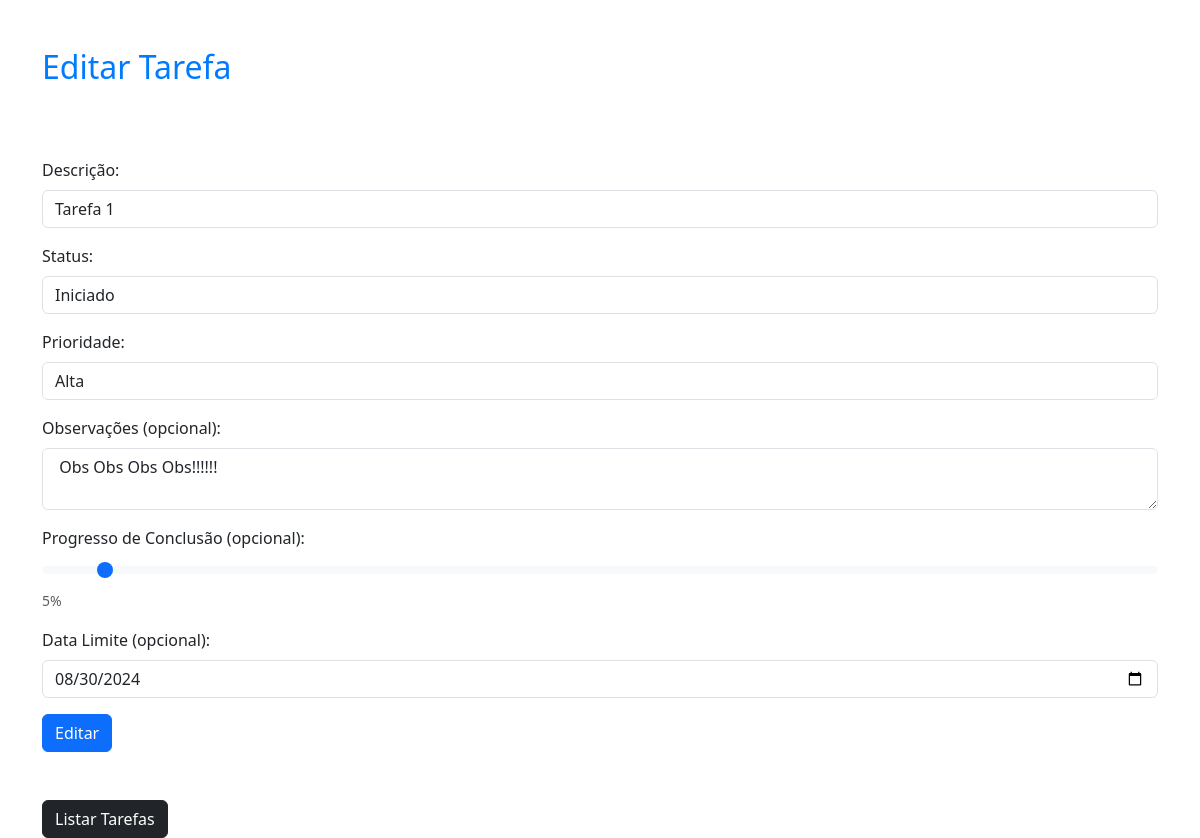
The page /tarefas/editar_tarefa/1/ (signed in) on the database its author committed.
### tarefas/models.py (models this page shows, shortened)
class Tarefas(models.Model):
    status_choices = (
        (1, "Pendente"),
        (2, "Iniciado"),
        (3, "Concluído"),
        (4, "Excluído"),
    )
    prioridade_choices = (
        (1, "Baixa"),
        (2, "Média"),
        (3, "Alta"),
    )
    descricao = models.CharField(
        max_length=255, verbose_name="Descrição", null=False, blank=False
    )
    status = models.IntegerField(
        choices=status_choices, default=1, verbose_name="Status"
    )
    prioridade = models.IntegerField(
        choices=prioridade_choices, default=1, verbose_name="Prioridade"
    )
    obs = models.TextField(blank=True, null=True)
    progresso_conclusao = models.IntegerField(default=0, blank=True, null=True)
    dataInicio = models.DateTimeField(auto_now_add=True)
    dataFim = models.DateTimeField(blank=True, null=True)
    dataLimite = models.DateTimeField(blank=True, null=True)
    user = models.ForeignKey(User, on_delete=models.CASCADE)

### tarefas/views.py (the view)
# urls.py: path("editar_tarefa/<int:tarefa_id>/", views.editar_tarefa, name="editar_tarefa"),
def editar_tarefa(request, tarefa_id):
    tarefa = get_object_or_404(Tarefas, id=tarefa_id)
    if tarefa.user == request.user:
        if request.method == "POST":
            descricao = request.POST.get("descricao")
            status = int(request.POST.get("status"))
            prioridade = int(request.POST.get("prioridade"))
            obs = request.POST.get("obs")
            dataLimite = request.POST.get("dataLimite")
            if status == 3:
                dataFim = datetime.now().date()
                progresso_conclusao = 100
            else:
                dataFim = None
                progresso_conclusao = int(request.POST.get("progresso_conclusao"))
            try:
                dataLimite = datetime.strptime(dataLimite, "%Y-%m-%d").date()
            except ValueError:
                messages.add_message(
                    request,
                    constants.ERROR,
                    "Data Limite inválida. Utilize o formato DD-MM-YYYY.",
                )
                return render(
                    request,
                    "editar_tarefa.html",
                    {
                        "tarefa_editar": tarefa,
                        "status_choices": Tarefas.status_choices,
                        "prioridade_choices": Tarefas.prioridade_choices,
                    },
                )
            tarefa.descricao = descricao
            tarefa.status = status
            tarefa.prioridade = prioridade
            tarefa.obs = obs
            tarefa.progresso_conclusao = progresso_conclusao
            tarefa.dataLimite = dataLimite
            tarefa.dataFim = dataFim
            tarefa.save()  # Salva as alterações no banco de dados
            messages.add_message(
                request, constants.SUCCESS, "Tarefa editada com sucesso!"
            )
            return redirect("listar_tarefas")
        else:
            status_choices = Tarefas.status_choices
            prioridade_choices = Tarefas.prioridade_choices
            return render(
                request,
                "cadastrar_tarefa.html",
                {
                    "tarefa_editar": tarefa,
                    "status_choices": status_choices,
                    "prioridade_choices": prioridade_choices,
                },
            )
    else:
        messages.add_message(
            request, constants.ERROR, "Você não tem permissão para editar esta tarefa."
        )
        return redirect("listar_tarefas")

### tarefas/templates/cadastrar_tarefa.html (shortened to what this page needs)
{% load static %}
<!DOCTYPE html>
<html lang="pt-br">
<head>
    <link href="https://cdn.jsdelivr.net/npm/bootstrap@5.3.0-alpha1/dist/css/bootstrap.min.css" rel="stylesheet">
    <link rel="stylesheet" href="{% static 'tarefas/css/tarefas.css' %}">
</head>
<body>
    <div class="container mt-5">
        <h2 class="mb-4">{% if tarefa_editar %} Editar Tarefa {% else %} Cadastrar Tarefa {% endif %}</h2>
        <br>
        <br>
        {% if tarefa_editar %}
            <form action="{% url 'editar_tarefa' tarefa_editar.id %}" method="POST"> {% csrf_token %}
        {% else %}
            <form action="{% url 'cadastrar_tarefa' %}" method="POST"> {% csrf_token %}
        {% endif %}
            <div class="mb-3">
                <label for="descricao" class="form-label">Descrição:</label>
                <input type="text" class="form-control" id="descricao" name="descricao" required {% if tarefa_editar %} value="{{tarefa_editar.descricao}}" {% endif %}>
            </div>
            <div class="mb-3">
                <label for="status" class="form-label">Status:</label>
                <select class="form-control" id="status" name="status">
                    {% for status_value, status_label in status_choices %}
                        <option value="{{ status_value }}" {% if tarefa_editar.status == status_value %} selected {% endif %} >{{ status_label }}</option>
                    {% endfor %}
                </select>
            </div>
            <div class="mb-3">
                <label for="prioridade" class="form-label">Prioridade:</label>
                <select class="form-control" id="prioridade" name="prioridade">
                    {% for prioridade_value, prioridade_label in prioridade_choices %}
                        <option value="{{ prioridade_value }}" {% if tarefa_editar.prioridade == prioridade_value %} selected {% endif %}>{{ prioridade_label }}</option>
                    {% endfor %}
                </select>
            </div>
            <div class="mb-3">
                <label for="obs" class="form-label">Observações (opcional):</label>
                <textarea class="form-control" id="obs" name="obs" >{% if tarefa_editar %} {{tarefa_editar.obs}} {% endif %}</textarea>
            </div>
            <div class="mb-3">
                <label for="progresso_conclusao" class="form-label">Progresso de Conclusão (opcional):</label>
                <input type="range" class="form-range" min="0" max="100" id="progresso_conclusao" name="progresso_conclusao" {% if tarefa_editar %} value="{{tarefa_editar.progresso_conclusao}}" {% else %} value="0" {% endif %}>
                <span id="progresso_valor" class="form-text">{% if tarefa_editar %} {{tarefa_editar.progresso_conclusao}}% {% else %} 0% {% endif %}</span>
            </div>
            <div class="mb-3">
                <label for="dataLimite" class="form-label">Data Limite (opcional):</label>
                <input type="date" class="form-control" id="dataLimite" name="dataLimite" {% if tarefa_editar %} value="{{ tarefa_editar.dataLimite|date:'Y-m-d' }}" {% endif %}>
            </div>
            <button type="submit" class="btn btn-primary">{% if tarefa_editar %} Editar {% else %} Cadastrar {% endif %}</button>
        </form>
        <br><br>
        <a href="{% url 'listar_tarefas' %}"  class="btn btn-dark">Listar Tarefas</a>
    </div>
</body>
</html>

### templates/static/tarefas/css/tarefas.css (style rules this page uses)
.container { margin-top: 50px; }
h2 { color: #007bff; }
.form-range { width: 100%; }
#progresso_valor { margin-left: 10px; }
a { text-decoration: none; }

### rows shown on the page
Tarefas: descricao "Tarefa 1", status "Iniciado", prioridade "Alta", obs "Obs Obs Obs Obs!!!!!!", progresso_conclusao "5", dataLimite "08/30/2024"
